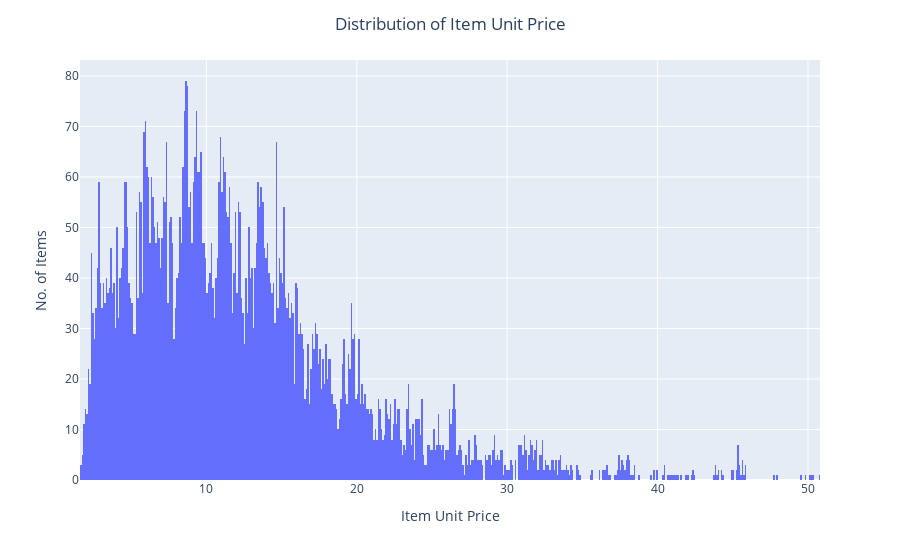

Here is the notebook cell this chart was saved with:
### Code cell
sns.set_style('darkgrid')
fig = px.histogram(df, x='Item_Unit_Price', nbins=500)

fig.update_xaxes(showgrid=True, dtick=10)

fig.update_layout(
    title={
        'text': 'Distribution of Item Unit Price',
        'x': 0.5,  # Center the title
    },
    xaxis_title='Item Unit Price',
    yaxis_title='No. of Items'
)

fig.show()

# Very few values have higher price and higher weight

### Figure 1 — Plotly figure (JSON) as saved in the notebook; plotly's stock layout.template omitted (floating-point values rounded to 4 significant figures; data arrays with more than 128 entries replaced by an {"elided": "..."} marker saying what was removed)
{"data": [{"alignmentgroup": "True", "bingroup": "x", "hovertemplate": "Item_Unit_Price=%{x}<br>count=%{y}<extra></extra>", "legendgroup": "", "marker": {"color": "#636efa", "pattern": {"shape": ""}}, "name": "", "nbinsx": 500, "offsetgroup": "", "orientation": "v", "showlegend": false, "type": "histogram", "x": {"elided": "8523 float values"}, "xaxis": "x", "yaxis": "y"}], "layout": {"barmode": "relative", "legend": {"tracegroupgap": 0}, "margin": {"t": 60}, "title": {"text": "Distribution of Item Unit Price", "x": 0.5}, "xaxis": {"anchor": "y", "domain": [0, 1], "dtick": 10, "showgrid": true, "title": {"text": "Item Unit Price"}}, "yaxis": {"anchor": "x", "domain": [0, 1], "title": {"text": "No. of Items"}}}}
